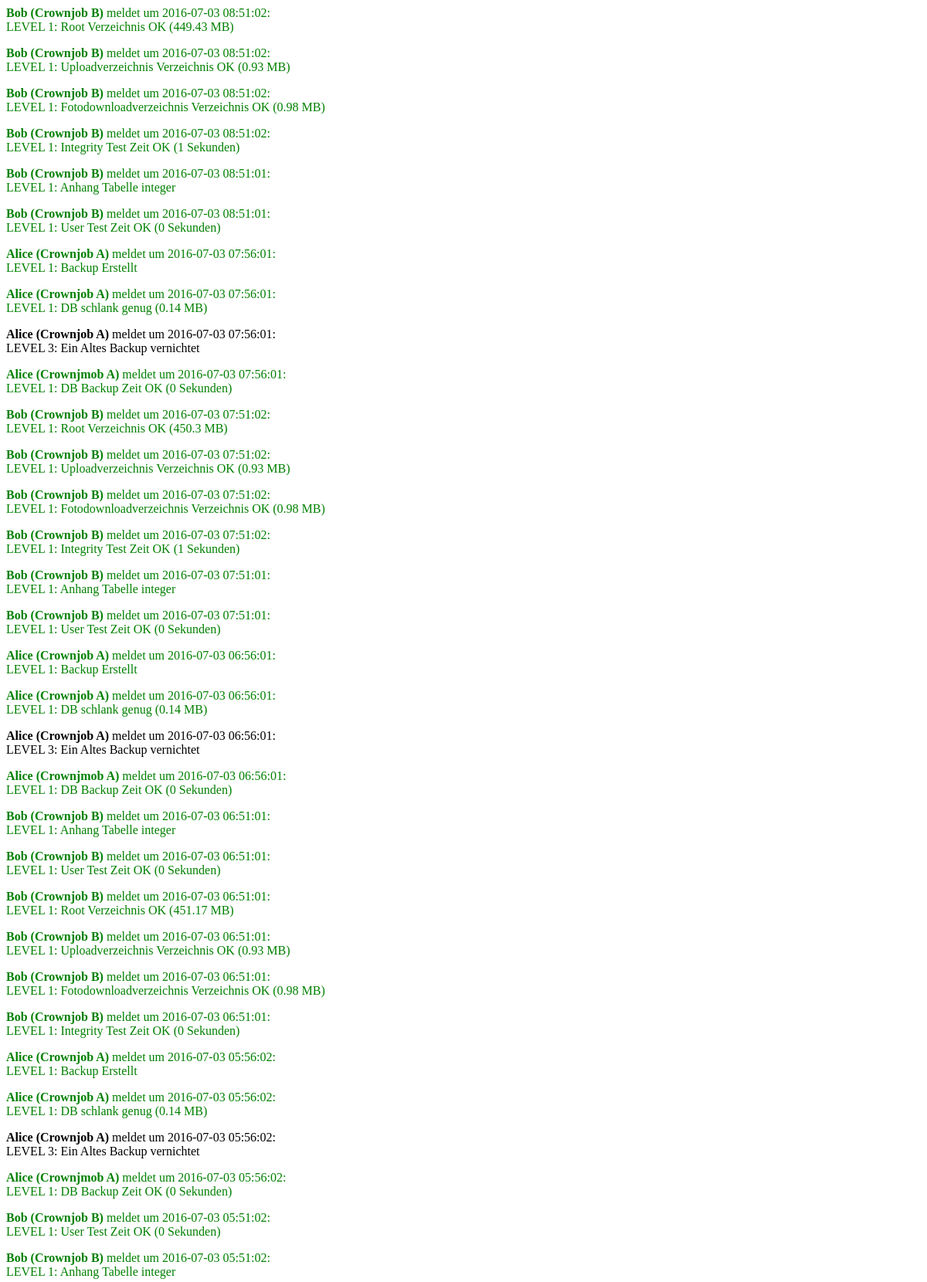
Page /Desktop/alert.php (upper part) on the committed database.
### tables this page shows
CREATE TABLE `kuume_alerts` (
  `AlertID` int(11) NOT NULL AUTO_INCREMENT,
  `LEVEL` int(11) NOT NULL,
  `MESSAGE` varchar(500) NOT NULL,
  `DATETIME_IT_HAPPENED` datetime NOT NULL,
  `BY` varchar(50) NOT NULL,
  `OUTPUT` varchar(2000) NOT NULL,
  PRIMARY KEY (`AlertID`)
);

### func.inc.php (called while the page is built, shortened)
<?php
function connect(){
    include 'config.inc.php';
    $conn = new mysqli($server, $username, $password, $database);
    return $conn;
}

### Desktop/alert.php (the view, shortened to what this page needs)
<?php
include_once 'func.inc.php';
include 'header.php';
$query="SELECT * FROM kuume_alerts ORDER BY DATETIME_IT_HAPPENED DESC";
$result=mysqli_query(connect(), $query);
while($row=  mysqli_fetch_array($result)){
    echo "<p style='";
    switch ($row[LEVEL]) {
        case 3:
            echo "color: black;";
            break;
        case 2:
        case 1:
            echo "color: green;";
            break;
    }
    echo "'><b>$row[BY]</b> meldet um $row[DATETIME_IT_HAPPENED]: <br>LEVEL $row[LEVEL]: $row[MESSAGE]";
    if($row[OUTPUT]!=""){
        echo " ($row[OUTPUT])</p>";
    }else{
        echo "<p>";
    }
}

### Desktop/style.css (style rules this page uses)
body { padding: 0px; }

### rows in the picture
kuume_alerts: BY "Bob (Crownjob B)", DATETIME_IT_HAPPENED "2016-07-03 08:51:02", LEVEL "1", MESSAGE "Root Verzeichnis OK", OUTPUT "449.43 MB"
kuume_alerts: BY "Bob (Crownjob B)", DATETIME_IT_HAPPENED "2016-07-03 08:51:02", LEVEL "1", MESSAGE "Uploadverzeichnis Verzeichnis OK", OUTPUT "0.93 MB"
kuume_alerts: BY "Bob (Crownjob B)", DATETIME_IT_HAPPENED "2016-07-03 08:51:02", LEVEL "1", MESSAGE "Fotodownloadverzeichnis Verzeichnis OK", OUTPUT "0.98 MB"
kuume_alerts: BY "Bob (Crownjob B)", DATETIME_IT_HAPPENED "2016-07-03 08:51:02", LEVEL "1", MESSAGE "Integrity Test Zeit OK", OUTPUT "1 Sekunden"
kuume_alerts: BY "Bob (Crownjob B)", DATETIME_IT_HAPPENED "2016-07-03 08:51:01", LEVEL "1", MESSAGE "Anhang Tabelle integer"
kuume_alerts: BY "Bob (Crownjob B)", DATETIME_IT_HAPPENED "2016-07-03 08:51:01", LEVEL "1", MESSAGE "User Test Zeit OK", OUTPUT "0 Sekunden"
kuume_alerts: BY "Alice (Crownjob A)", DATETIME_IT_HAPPENED "2016-07-03 07:56:01", LEVEL "1", MESSAGE "Backup Erstellt"
kuume_alerts: BY "Alice (Crownjob A)", DATETIME_IT_HAPPENED "2016-07-03 07:56:01", LEVEL "1", MESSAGE "DB schlank genug", OUTPUT "0.14 MB"
kuume_alerts: BY "Alice (Crownjob A)", DATETIME_IT_HAPPENED "2016-07-03 07:56:01", LEVEL "3", MESSAGE "Ein Altes Backup vernichtet"
kuume_alerts: BY "Alice (Crownjmob A)", DATETIME_IT_HAPPENED "2016-07-03 07:56:01", LEVEL "1", MESSAGE "DB Backup Zeit OK", OUTPUT "0 Sekunden"
kuume_alerts: BY "Bob (Crownjob B)", DATETIME_IT_HAPPENED "2016-07-03 07:51:02", LEVEL "1", MESSAGE "Root Verzeichnis OK", OUTPUT "450.3 MB"
kuume_alerts: BY "Bob (Crownjob B)", DATETIME_IT_HAPPENED "2016-07-03 07:51:02", LEVEL "1", MESSAGE "Uploadverzeichnis Verzeichnis OK", OUTPUT "0.93 MB"
kuume_alerts: BY "Bob (Crownjob B)", DATETIME_IT_HAPPENED "2016-07-03 07:51:02", LEVEL "1", MESSAGE "Fotodownloadverzeichnis Verzeichnis OK", OUTPUT "0.98 MB"
kuume_alerts: BY "Bob (Crownjob B)", DATETIME_IT_HAPPENED "2016-07-03 07:51:02", LEVEL "1", MESSAGE "Integrity Test Zeit OK", OUTPUT "1 Sekunden"
kuume_alerts: BY "Bob (Crownjob B)", DATETIME_IT_HAPPENED "2016-07-03 07:51:01", LEVEL "1", MESSAGE "Anhang Tabelle integer"
kuume_alerts: BY "Bob (Crownjob B)", DATETIME_IT_HAPPENED "2016-07-03 07:51:01", LEVEL "1", MESSAGE "User Test Zeit OK", OUTPUT "0 Sekunden"
kuume_alerts: BY "Alice (Crownjob A)", DATETIME_IT_HAPPENED "2016-07-03 06:56:01", LEVEL "1", MESSAGE "Backup Erstellt"
kuume_alerts: BY "Alice (Crownjob A)", DATETIME_IT_HAPPENED "2016-07-03 06:56:01", LEVEL "1", MESSAGE "DB schlank genug", OUTPUT "0.14 MB"
kuume_alerts: BY "Alice (Crownjob A)", DATETIME_IT_HAPPENED "2016-07-03 06:56:01", LEVEL "3", MESSAGE "Ein Altes Backup vernichtet"
kuume_alerts: BY "Alice (Crownjmob A)", DATETIME_IT_HAPPENED "2016-07-03 06:56:01", LEVEL "1", MESSAGE "DB Backup Zeit OK", OUTPUT "0 Sekunden"
kuume_alerts: BY "Bob (Crownjob B)", DATETIME_IT_HAPPENED "2016-07-03 06:51:01", LEVEL "1", MESSAGE "Anhang Tabelle integer"
kuume_alerts: BY "Bob (Crownjob B)", DATETIME_IT_HAPPENED "2016-07-03 06:51:01", LEVEL "1", MESSAGE "User Test Zeit OK", OUTPUT "0 Sekunden"
kuume_alerts: BY "Bob (Crownjob B)", DATETIME_IT_HAPPENED "2016-07-03 06:51:01", LEVEL "1", MESSAGE "Root Verzeichnis OK", OUTPUT "451.17 MB"
kuume_alerts: BY "Bob (Crownjob B)", DATETIME_IT_HAPPENED "2016-07-03 06:51:01", LEVEL "1", MESSAGE "Uploadverzeichnis Verzeichnis OK", OUTPUT "0.93 MB"
kuume_alerts: BY "Bob (Crownjob B)", DATETIME_IT_HAPPENED "2016-07-03 06:51:01", LEVEL "1", MESSAGE "Fotodownloadverzeichnis Verzeichnis OK", OUTPUT "0.98 MB"
kuume_alerts: BY "Bob (Crownjob B)", DATETIME_IT_HAPPENED "2016-07-03 06:51:01", LEVEL "1", MESSAGE "Integrity Test Zeit OK", OUTPUT "0 Sekunden"
kuume_alerts: BY "Alice (Crownjob A)", DATETIME_IT_HAPPENED "2016-07-03 05:56:02", LEVEL "1", MESSAGE "Backup Erstellt"
kuume_alerts: BY "Alice (Crownjob A)", DATETIME_IT_HAPPENED "2016-07-03 05:56:02", LEVEL "1", MESSAGE "DB schlank genug", OUTPUT "0.14 MB"
kuume_alerts: BY "Alice (Crownjob A)", DATETIME_IT_HAPPENED "2016-07-03 05:56:02", LEVEL "3", MESSAGE "Ein Altes Backup vernichtet"
kuume_alerts: BY "Alice (Crownjmob A)", DATETIME_IT_HAPPENED "2016-07-03 05:56:02", LEVEL "1", MESSAGE "DB Backup Zeit OK", OUTPUT "0 Sekunden"
kuume_alerts: BY "Bob (Crownjob B)", DATETIME_IT_HAPPENED "2016-07-03 05:51:02", LEVEL "1", MESSAGE "User Test Zeit OK", OUTPUT "0 Sekunden"
kuume_alerts: BY "Bob (Crownjob B)", DATETIME_IT_HAPPENED "2016-07-03 05:51:02", LEVEL "1", MESSAGE "Anhang Tabelle integer"
